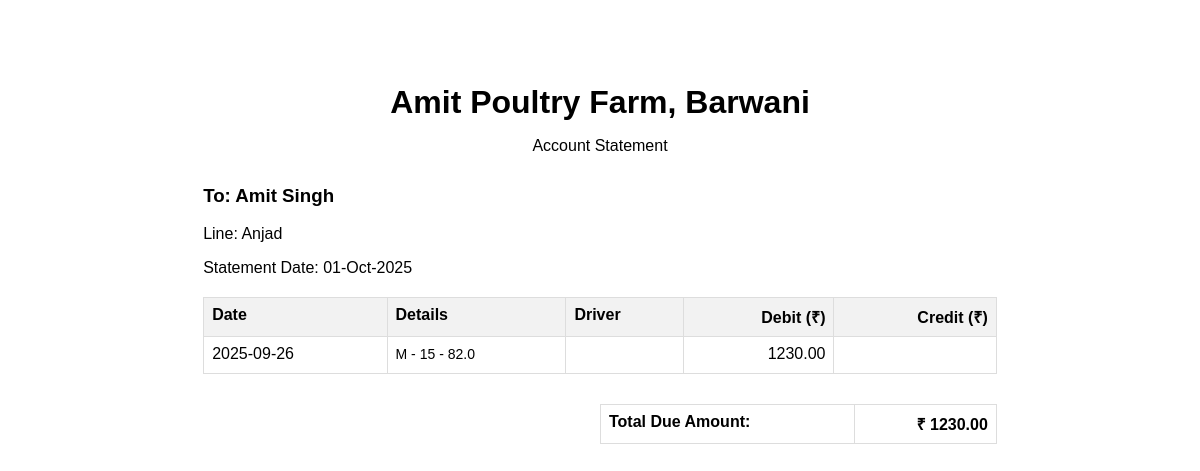
/trader/3/statement, run on an earlier commit of the app's database.
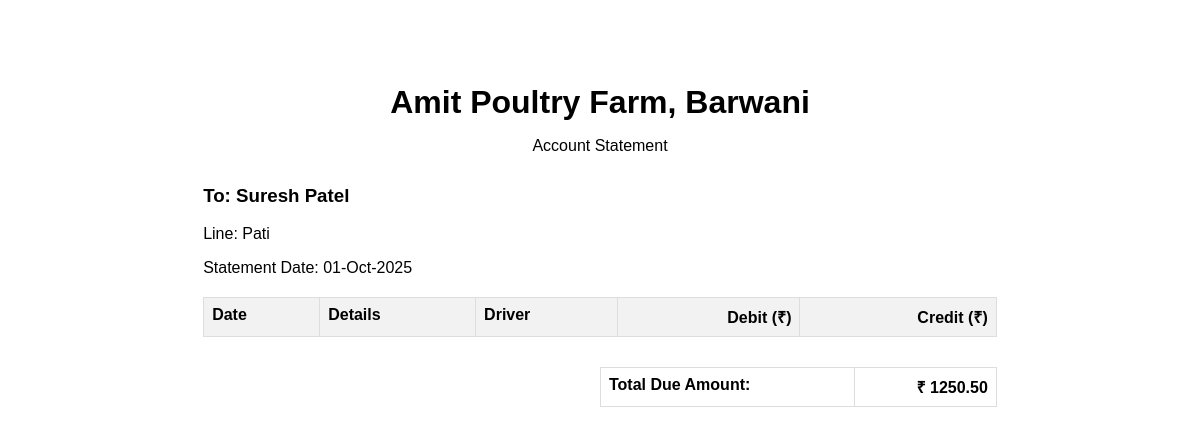
And on a later commit of the database.
### tables this page shows
CREATE TABLE traders (
    id INTEGER PRIMARY KEY AUTOINCREMENT,
    name TEXT NOT NULL,
    line TEXT NOT NULL,
    total_debt REAL NOT NULL DEFAULT 0.0
);

CREATE TABLE transactions (
    id INTEGER PRIMARY KEY AUTOINCREMENT,
    trader_id INTEGER,
    type TEXT NOT NULL, -- 'Purchase' or 'Payment'
    date TEXT NOT NULL,
    details TEXT,
    driver_name TEXT, -- This is the new column
    total_amount REAL,
    amount_paid REAL,
    FOREIGN KEY (trader_id) REFERENCES traders (id)
);

### app.py (the view)
@app.route('/trader/<int:trader_id>/statement')
def print_statement(trader_id):
    db = get_db()
    trader = db.execute('SELECT * FROM traders WHERE id = ?', (trader_id,)).fetchone()
    if not trader:
        flash("Trader not found.", 'error')
        return redirect(url_for('home'))
    transactions = db.execute('SELECT * FROM transactions WHERE trader_id = ? ORDER BY date, id', (trader_id,)).fetchall()
    return render_template('print_statement.html', trader=trader, transactions=transactions, today_date=date.today().strftime('%d-%b-%Y'))

### app.py (called while the page is built)
def get_db():
    if 'db' not in g:
        g.db = sqlite3.connect(DATABASE)
        g.db.row_factory = sqlite3.Row
    return g.db

### templates/print_statement.html (shortened to what this page needs)
<!DOCTYPE html>
<html lang="en">
<head>
</head>
<body onload="window.print();">
    <div class="container">
        <div class="header">
            <h1>Amit Poultry Farm, Barwani </h1>
            <p>Account Statement</p>
        </div>
        <div class="trader-info">
            <h3>To: {{ trader.name }}</h3>
            <p>Line: {{ trader.line }}</p>
            <p>Statement Date: {{ today_date }}</p>
        </div>
        <table>
            <thead>
                <tr>
                    <th>Date</th>
                    <th>Details</th>
                    <th>Driver</th>
                    <th class="text-right">Debit (₹)</th>
                    <th class="text-right">Credit (₹)</th>
                </tr>
            </thead>
            <tbody>
                {% for tx in transactions %}
                <tr>
                    <td>{{ tx.date }}</td>
                    <td class="details">
                        {% if tx.type == 'Purchase' %}
                            {% for line in tx.details.split('\n') %}
                                {% set parts = line.replace(' units', '').replace(' kg', 'kg').replace(' @ ', ' - ').split(': ') %}
                                {% set bird_short = parts[0].replace('Minar', 'M').replace('Broiler', 'B').replace('Parent', 'P') %}
                                {{ bird_short }} - {{ parts[1] }}{{ '<br>' if not loop.last else ''|safe }}
                            {% endfor %}
                        {% else %}
                            Payment Received
                        {% endif %}
                    </td>
                    <td>{{ tx.driver_name or '' }}</td>
                    <td class="text-right">
                        {% if tx.type == 'Purchase' %}
                            {{ "%.2f"|format(tx.total_amount) }}
                        {% endif %}
                    </td>
                    <td class="text-right">
                    </td>
                </tr>
                {% endfor %}
            </tbody>
        </table>
        <table class="summary">
            <tr>
                <td>Total Due Amount:</td>
                <td class="text-right">₹ {{ "%.2f"|format(trader.total_debt) }}</td>
            </tr>
        </table>
    </div>
</body>
</html>

What changed in the data, as far as the page shows it:
no longer on this page (row edited): transactions: date "2025-09-26", bird_short "M", parts "15 - 82.0", total_amount "1230.00"
changed traders: name "Amit Singh" → "Suresh Patel"; line "Anjad" → "Pati"; total_debt "1230.00" → "1250.50"
